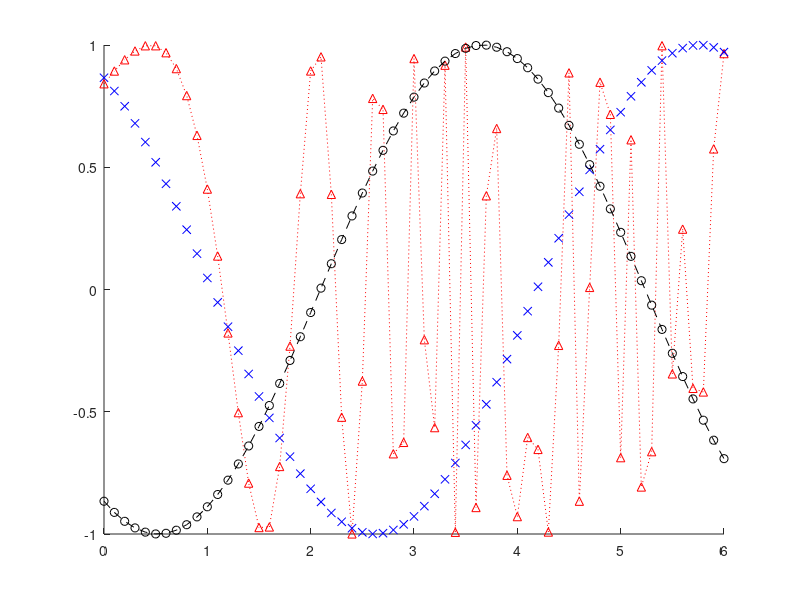

The MATLAB source for this figure:
% define the vector x to plot the graphs
x=0:0.1:6; % vector from 0 to 6.5 with step size 0.1

hold on
plot(x,sin(exp(x)),':^r') % red dotted line with triangle marker 
plot(x,sin(x+2*pi/3),'xb') % blue vertical line
plot(x,sin(x-2*pi/3),'--ok') % dashed black line with circle marker
axis on
grid off
hold off
